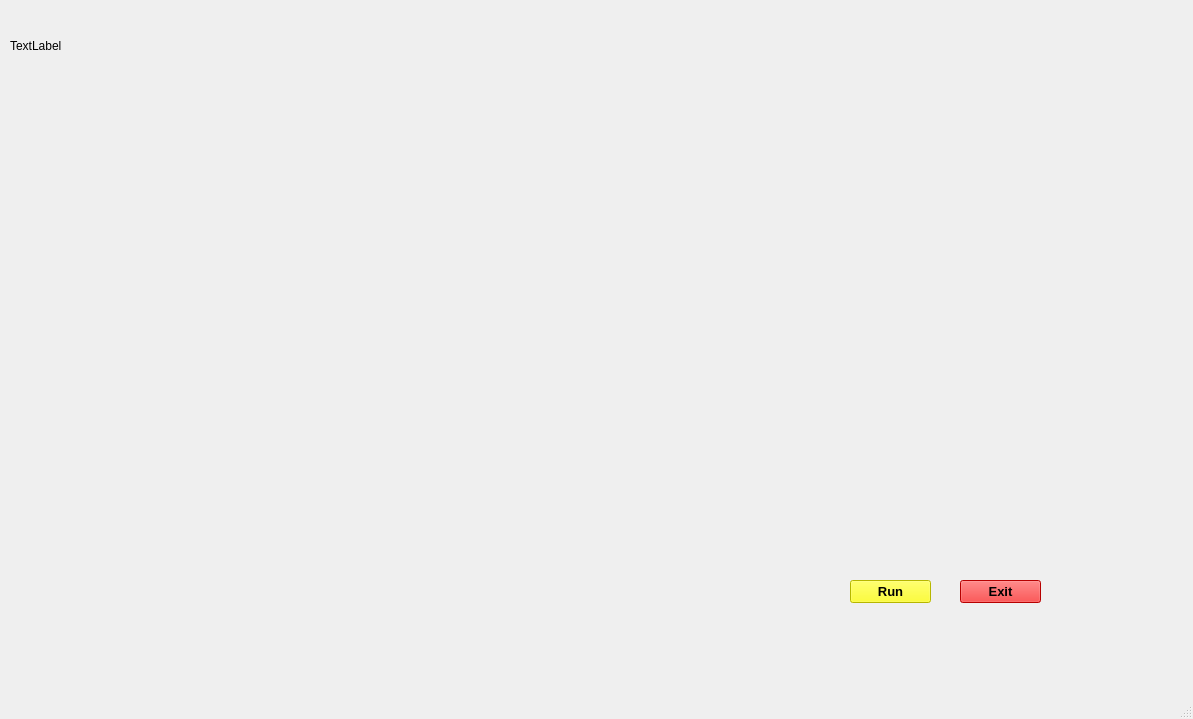
<?xml version="1.0" encoding="UTF-8"?>
<ui version="4.0">
 <class>MainWindow</class>
 <widget class="QMainWindow" name="MainWindow">
  <property name="geometry">
   <rect>
    <x>0</x>
    <y>0</y>
    <width>1193</width>
    <height>719</height>
   </rect>
  </property>
  <property name="windowTitle">
   <string>MainWindow</string>
  </property>
  <widget class="QWidget" name="centralwidget">
   <widget class="QLabel" name="label">
    <property name="geometry">
     <rect>
      <x>0</x>
      <y>0</y>
      <width>1201</width>
      <height>701</height>
     </rect>
    </property>
    <property name="font">
     <font>
      <pointsize>10</pointsize>
      <weight>75</weight>
      <bold>true</bold>
     </font>
    </property>
    <property name="text">
     <string/>
    </property>
    <property name="textFormat">
     <enum>Qt::PlainText</enum>
    </property>
    <property name="pixmap">
     <pixmap>../../Downloads/7LP8.gif</pixmap>
    </property>
    <property name="scaledContents">
     <bool>true</bool>
    </property>
   </widget>
   <widget class="QPushButton" name="pushButton">
    <property name="geometry">
     <rect>
      <x>850</x>
      <y>580</y>
      <width>81</width>
      <height>23</height>
     </rect>
    </property>
    <property name="font">
     <font>
      <pointsize>10</pointsize>
      <weight>75</weight>
      <bold>true</bold>
     </font>
    </property>
    <property name="styleSheet">
     <string notr="true">background-color: rgb(255, 255, 0);</string>
    </property>
    <property name="text">
     <string>Run</string>
    </property>
   </widget>
   <widget class="QPushButton" name="pushButton_2">
    <property name="geometry">
     <rect>
      <x>960</x>
      <y>580</y>
      <width>81</width>
      <height>23</height>
     </rect>
    </property>
    <property name="font">
     <font>
      <pointsize>10</pointsize>
      <weight>75</weight>
      <bold>true</bold>
     </font>
    </property>
    <property name="styleSheet">
     <string notr="true">background-color: rgb(255, 0, 0);</string>
    </property>
    <property name="text">
     <string>Exit</string>
    </property>
   </widget>
   <widget class="QLabel" name="label_2">
    <property name="geometry">
     <rect>
      <x>10</x>
      <y>30</y>
      <width>121</width>
      <height>31</height>
     </rect>
    </property>
    <property name="text">
     <string>TextLabel</string>
    </property>
   </widget>
   <widget class="QLabel" name="label_3">
    <property name="geometry">
     <rect>
      <x>10</x>
      <y>20</y>
      <width>441</width>
      <height>81</height>
     </rect>
    </property>
    <property name="text">
     <string/>
    </property>
    <property name="pixmap">
     <pixmap>../../Downloads/T8bahf.gif</pixmap>
    </property>
   </widget>
   <widget class="QTextBrowser" name="textBrowser">
    <property name="geometry">
     <rect>
      <x>710</x>
      <y>50</y>
      <width>211</width>
      <height>41</height>
     </rect>
    </property>
    <property name="styleSheet">
     <string notr="true">background:transparent;
border-radius:none;</string>
    </property>
   </widget>
   <widget class="QTextBrowser" name="textBrowser_2">
    <property name="geometry">
     <rect>
      <x>930</x>
      <y>50</y>
      <width>211</width>
      <height>41</height>
     </rect>
    </property>
    <property name="font">
     <font>
      <family>OCR A Extended</family>
      <pointsize>16</pointsize>
     </font>
    </property>
    <property name="styleSheet">
     <string notr="true">background:transparent;
border-radius:none</string>
    </property>
   </widget>
   <widget class="QLabel" name="label_4">
    <property name="geometry">
     <rect>
      <x>930</x>
      <y>410</y>
      <width>191</width>
      <height>111</height>
     </rect>
    </property>
    <property name="text">
     <string/>
    </property>
    <property name="pixmap">
     <pixmap>../../Downloads/hologram-frame-screen-science-technology-blue-background-illustration-free-vector.webp</pixmap>
    </property>
    <property name="scaledContents">
     <bool>true</bool>
    </property>
   </widget>
  </widget>
  <widget class="QStatusBar" name="statusbar"/>
 </widget>
 <resources/>
 <connections/>
</ui>
